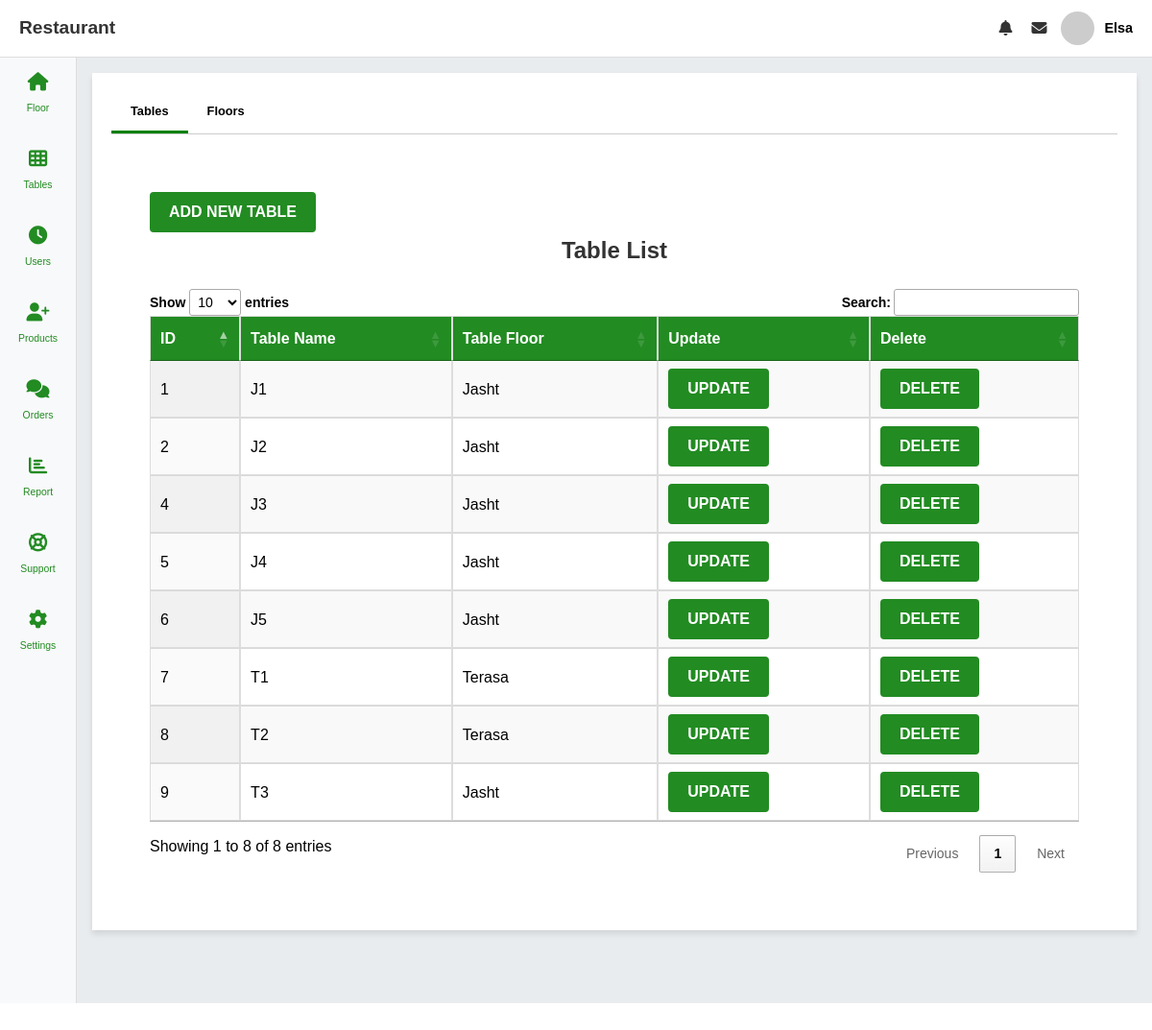
/tables.php (signed in), run on the app's committed database.
### tables this page shows
CREATE TABLE `tables` (
  `table_id` int(11) NOT NULL,
  `table_name` varchar(50) DEFAULT NULL,
  `table_floor` int(11) DEFAULT NULL,
  `table_row` int(11) NOT NULL
);

CREATE TABLE `tables_floors` (
  `tf_id` int(11) NOT NULL,
  `tf_name` varchar(50) DEFAULT NULL
);

### classes/Tables.php (called while the page is built, shortened)
<?php
class Tables {
    public function getTables() {
        $config = new Database();
        $conn = $config->getConnection();
        $sql = "SELECT * FROM tables t INNER JOIN tables_floors tf on t.table_floor = tf.tf_id";
        $result = mysqli_query($conn, $sql);
        if (mysqli_num_rows($result) > 0) {
            while ($row = mysqli_fetch_assoc($result)) {
                $tables[] = $row;
            }
            return $tables;
        } else {
            return array();
        }
    }
}
?>

### tables.php (the view, shortened to what this page needs)
<?php
require_once 'includes/header.php';
require_once 'classes/Tables.php';
$tables = new Tables();
$getTables = $tables->getTables();
?>
<div class="tables" style="width: 100%!important;">
    <div class="tables-head">
        <ul>
            <li class="tab active" data-tab="outdoor"><a href="tables.php?ID=1">Tables</a></li>
            <li class="tab" data-tab="terrace"><a href="tables.php?ID=2">Floors</a></li>
        </ul>
    </div>
    <div class="tables-body">
        <div class="tab-content" id="outdoor">
            <div class="container">
                <button id="addTableButton" class="btn-submit">Add New Table</button>
                <h2>Table List</h2>
                <table id="tablesTable" class="display" style="width:100%">
                    <thead>
                        <tr>
                            <th>ID</th>
                            <th>Table Name</th>
                            <th>Table Floor</th>
                            <th>Update</th>
                            <th>Delete</th>
                        </tr>
                    </thead>
                    <tbody>
                        <?php if (!empty($getTables)) {
                            foreach ($getTables as $table) { ?>
                                <tr>
                                    <td><?php echo htmlspecialchars($table['table_id']); ?></td>
                                    <td><?php echo htmlspecialchars($table['table_name']); ?></td>
                                    <td><?php echo htmlspecialchars($table['tf_name']); ?></td>
                                    <td><button class="btn-submit btn-update-table" data-id="<?php echo $table['table_id']; ?>">Update</button></td>
                                    <td><button class="btn-submit btn-delete-table" data-id="<?php echo $table['table_id']; ?>">Delete</button></td>
                                </tr>
                            <?php }
                        } else { ?>
                            <tr>
                                <td colspan="3">No data available</td>
                            </tr>
                        <?php } ?>
                    </tbody>
                </table>
            </div>
        </div>
    </div>
</div>
<?php
require_once 'includes/footer.php';
?>

### assets/css/style.css (style rules this page uses)
* { margin: 0; padding: 0; box-sizing: border-box; }
:root { --spacer: 2rem; --primary-color: #228b22; --secondary-color: #000; }
h1, h2, h3, h4, h5, h6 { font-weight: bold; }
h2 { font-size: 2rem; }
a { text-decoration: none; color: #000; }
body { font-family: "Poppins", sans-serif; line-height: 1.6; height: 100vh; overflow: hidden; }
.tables { width: 65%; min-width: 250px; background-color: #fff; padding: 20px; box-shadow: 0 4px 6px rgba(0, 0, 0, 0.1); }
.tables-head ul li { padding: 10px 20px; cursor: pointer; font-weight: bold; color: #555; }
.tables-head ul li.active { color: green; border-bottom: 3px solid green; }
.tables-body { padding-top: 10px; }
.tables-head ul { list-style: none; display: flex; margin: 0; padding: 0; border-bottom: 1px solid #ccc; }
.tables-head ul li { padding: 10px 20px; cursor: pointer; font-weight: bold; color: #555; transition: color 0.3s ease, border-bottom 0.3s ease; font-size: 0.8rem; }
.tab-content { padding: 20px; margin-top: 10px; }
.btn-submit { padding: 12px 20px; font-size: 16px; color: white; background-color: var(--primary-color); border: none; border-radius: 4px; cursor: pointer; text-transform: uppercase; font-weight: bold; }
.form-container h1, h2 { margin-bottom: 20px; font-size: 28px; color: #2c3e50; font-weight: bold; }
table { width: 100%; border-collapse: collapse; margin: 20px 0; font-size: 16px; text-align: left; }
table thead tr { background-color: var(--primary-color); color: #fff; text-align: center; font-weight: bold; }
table th, table td { padding: 12px 15px; border: 1px solid #ddd; }
table tbody tr:nth-child(even) { background-color: #f2f2f2; }
.container { padding: 20px; font-family: Arial, sans-serif; }
.container h2 { text-align: center; margin-bottom: 20px; font-size: 24px; color: #333; }

### data on the page
tables: table_id "1", table_name "J1", table_floor.tf_name "Jasht"
tables: table_id "2", table_name "J2", table_floor.tf_name "Jasht"
tables: table_id "4", table_name "J3", table_floor.tf_name "Jasht"
tables: table_id "5", table_name "J4", table_floor.tf_name "Jasht"
tables: table_id "6", table_name "J5", table_floor.tf_name "Jasht"
tables: table_id "7", table_name "T1", table_floor.tf_name "Terasa"
tables: table_id "8", table_name "T2", table_floor.tf_name "Terasa"
tables: table_id "9", table_name "T3", table_floor.tf_name "Jasht"

### other printed values
$_SESSION['username'] "Elsa"
